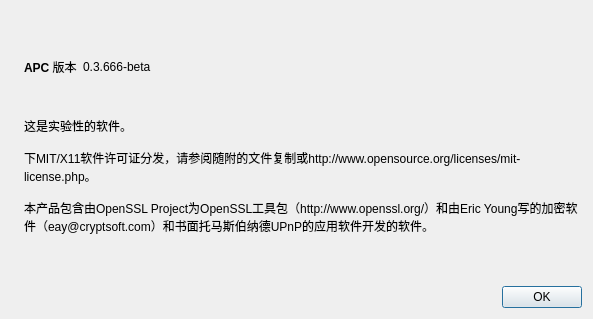
<?xml version="1.0" encoding="UTF-8"?>
<ui version="4.0">
 <class>AboutDialog</class>
 <widget class="QDialog" name="AboutDialog">
  <property name="geometry">
   <rect>
    <x>0</x>
    <y>0</y>
    <width>593</width>
    <height>319</height>
   </rect>
  </property>
  <property name="windowTitle">
   <string>关于APC</string>
  </property>
  <layout class="QHBoxLayout" name="horizontalLayout_2">
   <item>
    <widget class="QLabel" name="label_4">
     <property name="sizePolicy">
      <sizepolicy hsizetype="Preferred" vsizetype="Ignored">
       <horstretch>0</horstretch>
       <verstretch>0</verstretch>
      </sizepolicy>
     </property>
     <property name="pixmap">
      <pixmap resource="../bitcoin.qrc">:/images/about</pixmap>
     </property>
    </widget>
   </item>
   <item>
    <layout class="QVBoxLayout" name="verticalLayout_2">
     <item>
      <spacer name="verticalSpacer_2">
       <property name="orientation">
        <enum>Qt::Vertical</enum>
       </property>
       <property name="sizeHint" stdset="0">
        <size>
         <width>20</width>
         <height>40</height>
        </size>
       </property>
      </spacer>
     </item>
     <item>
      <layout class="QHBoxLayout" name="horizontalLayout">
       <item>
        <widget class="QLabel" name="label">
         <property name="cursor">
          <cursorShape>IBeamCursor</cursorShape>
         </property>
         <property name="text">
          <string>&lt;b&gt;APC&lt;/b&gt; 版本</string>
         </property>
         <property name="textInteractionFlags">
          <set>Qt::LinksAccessibleByMouse|Qt::TextSelectableByKeyboard|Qt::TextSelectableByMouse</set>
         </property>
        </widget>
       </item>
       <item>
        <widget class="QLabel" name="versionLabel">
         <property name="cursor">
          <cursorShape>IBeamCursor</cursorShape>
         </property>
         <property name="text">
          <string notr="true">0.3.666-beta</string>
         </property>
         <property name="textInteractionFlags">
          <set>Qt::LinksAccessibleByMouse|Qt::TextSelectableByKeyboard|Qt::TextSelectableByMouse</set>
         </property>
        </widget>
       </item>
       <item>
        <spacer name="horizontalSpacer">
         <property name="orientation">
          <enum>Qt::Horizontal</enum>
         </property>
         <property name="sizeHint" stdset="0">
          <size>
           <width>40</width>
           <height>20</height>
          </size>
         </property>
        </spacer>
       </item>
      </layout>
     </item>
     <item>
      <widget class="QLabel" name="copyrightLabel">
       <property name="cursor">
        <cursorShape>IBeamCursor</cursorShape>
       </property>
       <property name="text">
        
       </property>
       <property name="textInteractionFlags">
        <set>Qt::LinksAccessibleByMouse|Qt::TextSelectableByKeyboard|Qt::TextSelectableByMouse</set>
       </property>
      </widget>
     </item>
     <item>
      <widget class="QLabel" name="label_2">
       <property name="cursor">
        <cursorShape>IBeamCursor</cursorShape>
       </property>
       <property name="text">
        <string>
这是实验性的软件。

下MIT/X11软件许可证分发，请参阅随附的文件复制或http://www.opensource.org/licenses/mit-license.php。

本产品包含由OpenSSL Project为OpenSSL工具包（http://www.openssl.org/）和由Eric Young写的加密软件（eay@cryptsoft.com）和书面托马斯伯纳德UPnP的应用软件开发的软件。</string>
       </property>
       <property name="wordWrap">
        <bool>true</bool>
       </property>
       <property name="textInteractionFlags">
        <set>Qt::LinksAccessibleByMouse|Qt::TextSelectableByKeyboard|Qt::TextSelectableByMouse</set>
       </property>
      </widget>
     </item>
     <item>
      <spacer name="verticalSpacer">
       <property name="orientation">
        <enum>Qt::Vertical</enum>
       </property>
       <property name="sizeHint" stdset="0">
        <size>
         <width>20</width>
         <height>40</height>
        </size>
       </property>
      </spacer>
     </item>
     <item>
      <widget class="QDialogButtonBox" name="buttonBox">
       <property name="orientation">
        <enum>Qt::Horizontal</enum>
       </property>
       <property name="standardButtons">
        <set>QDialogButtonBox::Ok</set>
       </property>
      </widget>
     </item>
    </layout>
   </item>
  </layout>
 </widget>
 <resources>
  <include location="../bitcoin.qrc"/>
 </resources>
 <connections>
  <connection>
   <sender>buttonBox</sender>
   <signal>accepted()</signal>
   <receiver>AboutDialog</receiver>
   <slot>accept()</slot>
   <hints>
    <hint type="sourcelabel">
     <x>360</x>
     <y>308</y>
    </hint>
    <hint type="destinationlabel">
     <x>157</x>
     <y>274</y>
    </hint>
   </hints>
  </connection>
  <connection>
   <sender>buttonBox</sender>
   <signal>rejected()</signal>
   <receiver>AboutDialog</receiver>
   <slot>reject()</slot>
   <hints>
    <hint type="sourcelabel">
     <x>428</x>
     <y>308</y>
    </hint>
    <hint type="destinationlabel">
     <x>286</x>
     <y>274</y>
    </hint>
   </hints>
  </connection>
 </connections>
</ui>
